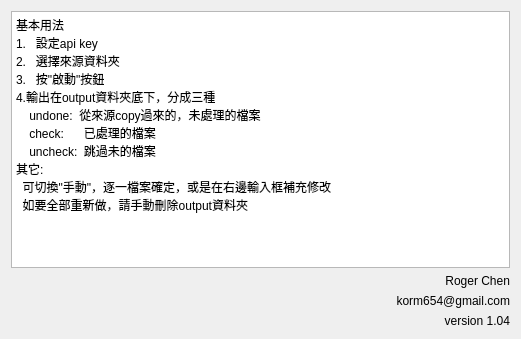
<?xml version="1.0" encoding="UTF-8"?>
<ui version="4.0">
 <class>LayerHelp</class>
 <widget class="QWidget" name="LayerHelp">
  <property name="geometry">
   <rect>
    <x>0</x>
    <y>0</y>
    <width>521</width>
    <height>339</height>
   </rect>
  </property>
  <property name="windowTitle">
   <string>Form</string>
  </property>
  <layout class="QGridLayout" name="gridLayout">
   <item row="3" column="0">
    <widget class="QLabel" name="label">
     <property name="text">
      <string>version 1.04</string>
     </property>
     <property name="alignment">
      <set>Qt::AlignRight|Qt::AlignTrailing|Qt::AlignVCenter</set>
     </property>
    </widget>
   </item>
   <item row="0" column="0">
    <widget class="QTextEdit" name="textEdit">
     <property name="readOnly">
      <bool>true</bool>
     </property>
     <property name="html">
      <string>&lt;!DOCTYPE HTML PUBLIC &quot;-//W3C//DTD HTML 4.0//EN&quot; &quot;http://www.w3.org/TR/REC-html40/strict.dtd&quot;&gt;
&lt;html&gt;&lt;head&gt;&lt;meta name=&quot;qrichtext&quot; content=&quot;1&quot; /&gt;&lt;meta charset=&quot;utf-8&quot; /&gt;&lt;style type=&quot;text/css&quot;&gt;
p, li { white-space: pre-wrap; }
&lt;/style&gt;&lt;/head&gt;&lt;body style=&quot; font-family:'Microsoft JhengHei UI'; font-size:9pt; font-weight:400; font-style:normal;&quot;&gt;
&lt;p style=&quot; margin-top:0px; margin-bottom:0px; margin-left:0px; margin-right:0px; -qt-block-indent:0; text-indent:0px;&quot;&gt;基本用法&lt;br /&gt;1.   設定api key&lt;br /&gt;2.   選擇來源資料夾&lt;br /&gt;3.   按&amp;quot;啟動&amp;quot;按鈕&lt;br /&gt;4.輸出在output資料夾底下，分成三種&lt;br /&gt;    undone:  從來源copy過來的，未處理的檔案&lt;br /&gt;    check:      已處理的檔案&lt;br /&gt;    uncheck:  跳過未的檔案 &lt;br /&gt;其它:&lt;br /&gt;  可切換&amp;quot;手動&amp;quot;，逐一檔案確定，或是在右邊輸入框補充修改&lt;br /&gt;  如要全部重新做，請手動刪除output資料夾&lt;br /&gt;&lt;br /&gt;    &lt;/p&gt;&lt;/body&gt;&lt;/html&gt;</string>
     </property>
    </widget>
   </item>
   <item row="1" column="0">
    <widget class="QLabel" name="label_2">
     <property name="text">
      <string>Roger Chen</string>
     </property>
     <property name="alignment">
      <set>Qt::AlignRight|Qt::AlignTrailing|Qt::AlignVCenter</set>
     </property>
    </widget>
   </item>
   <item row="2" column="0">
    <widget class="QLabel" name="label_3">
     <property name="text">
      <string>korm654@gmail.com</string>
     </property>
     <property name="alignment">
      <set>Qt::AlignRight|Qt::AlignTrailing|Qt::AlignVCenter</set>
     </property>
    </widget>
   </item>
  </layout>
 </widget>
 <resources/>
 <connections/>
</ui>
